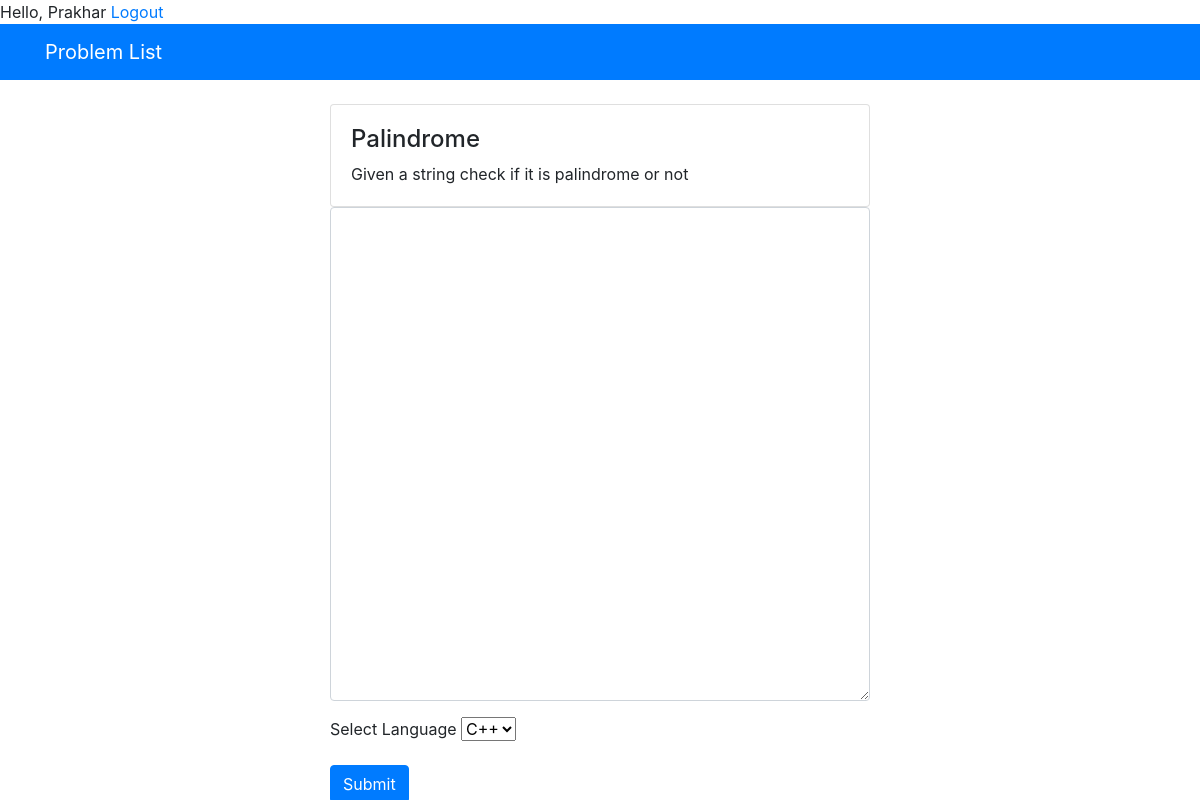
The app's page /practice/3/ (signed in) with its own data.
### practice/models.py (models this page shows, shortened)
class Problem(models.Model):
   problemid=models.CharField(("ID"), max_length=50)
   problemname=models.CharField(("name"), max_length=50)
   description=models.CharField(max_length=300)
   score=models.IntegerField(default=0)

### practice/views.py (the view)
# urls.py: path('<int:problemid>/', views.detail, name='detail'),
@login_required(login_url='practice:login')
def detail(request, problemid):
    problem = get_object_or_404(Problem, pk=problemid)
    return render(request, 'practice/detail.html', {'problem': problem})

### practice/templates/practice/detail.html (shortened to what this page needs)
{% extends 'practice/base.html' %}
{% block content %}
<div class="card">
    <div class="card-body">
        <h4>{{problem.problemname}}</h4>
        <p class="card-text">{{problem.description}}</p>
    </div>
</div>
<form action='{% url 'practice:submit' problem.problemid %}' method="POST">
        <fieldset>
          <div class="form-group">
            <textarea <input type="text" name="code" id="code" class="form-control" rows="20" ></textarea>
          </div>
          <div class="form-group">
            <label >Select Language</label>
            <select name="language" id="language" class="form-select">
              <option >C++</option>
            </select>
          </div>
          <button type="submit" class="btn btn-primary">Submit</button>
        </fieldset>
</form>
{% endblock %}

### practice/templates/practice/base.html (shortened to what this page needs)
<!DOCTYPE html>
<html lang="en">
  <head>
    <link
      rel="stylesheet"
      href="https://stackpath.bootstrapcdn.com/bootstrap/4.3.1/css/bootstrap.min.css"
    />
      <span id="hello-msg">Hello, {{request.user}}</span>
      <span><a href={%url 'practice:logout' %}>Logout</a></span>
  </head>
  <body>
    <nav class ="navbar navbar-dark bg-primary mb-4">
        <div class ="container">
            <a class ="navbar-brand" href ="/practice">Problem List</a>
        </div>
    </nav>
    <div class="container">
      <div class="row">
        <div class="col-md-6 m-auto">
          {% block content %}{% endblock %}
        </div>
      </div>
    </div>
  </body>
</html>

### records on screen
Problem: problemname "Palindrome", description "Given a string check if it is palindrome or not"

### other values on screen
{{ request.user }} "Prakhar"
